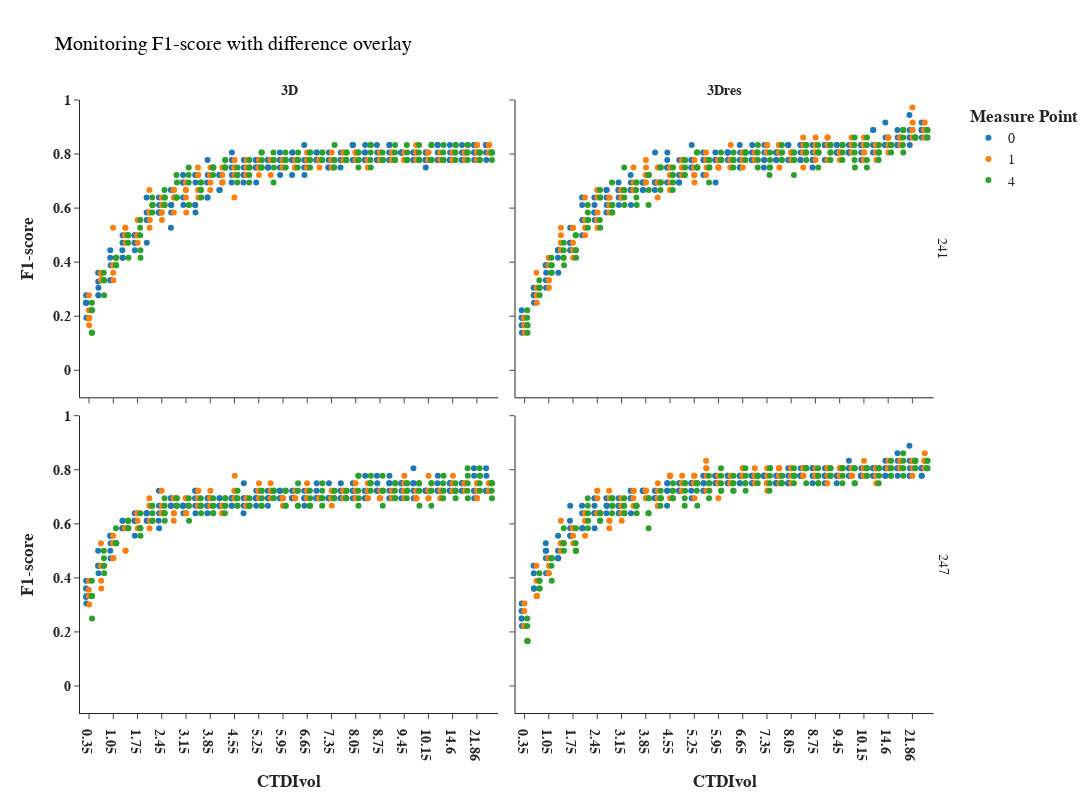

The notebook cell this image was saved under:
### Code cell
# First, create both figures separately
# Create strip plot (from cell 13)
fig_strip = px.strip(lesion_seg_summary_phantom_rep_plot,
             x="CTDIvol", y="F1-score",
             color="measure_point", facet_col="network", facet_row="phantom",
             title="Monitoring F1-score with difference overlay", range_y=[-0.1,1], template="simple_white", 
             hover_data=["precision", "recall","rep"],
             category_orders={"network": ["<b>3D", "<b>3Dres"]})






# Update layout
fig_strip.update_xaxes(title_text="<b>CTDIvol", row=1)
fig_strip.update_yaxes(title_text="<b>F1-score", col=1)
fig_strip.update_xaxes(tickprefix="<b>", ticksuffix="</b>")
fig_strip.update_yaxes(tickprefix="<b>", ticksuffix="</b>")

fig_strip.update_layout(
    font_family="Arial",
    font_size=14,
    title_font_family="Arial",
    title_font_color="black",
    height=800,  # Increased height to accommodate both visualizations
    width=1100,
    legend_title="<b>Measure Point</b>",
    barmode="group"
)

# Update annotations
fig_strip.for_each_annotation(lambda a: a.update(text=a.text.split("=")[1]))

fig_strip.show()
# Save the figure as an html file
fig_strip.write_html(os.path.join(output_dir, "lesion_segmentation_summary_canon_phantom.html"))

### Figure 1 — Plotly figure (JSON) as saved in the notebook; plotly's stock layout.template omitted (floating-point values rounded to 4 significant figures; data arrays with more than 128 entries replaced by an {"elided": "..."} marker saying what was removed)
{"data": [{"alignmentgroup": "True", "boxpoints": "all", "customdata": {"elided": "170x3 float values"}, "fillcolor": "rgba(255,255,255,0)", "hoveron": "points", "hovertemplate": "measure_point=0<br>phantom=241<br>network=<b>3D<br>CTDIvol=%{x}<br>F1-score=%{y}<br>precision=%{customdata[0]}<br>recall=%{customdata[1]}<br>rep=%{customdata[2]}<extra></extra>", "legendgroup": "0", "line": {"color": "rgba(255,255,255,0)"}, "marker": {"color": "#1F77B4"}, "name": "0", "offsetgroup": "0", "orientation": "v", "pointpos": 0, "showlegend": true, "type": "box", "x": {"elided": "170 str values"}, "x0": " ", "xaxis": "x3", "y": {"elided": "170 float values"}, "y0": " ", "yaxis": "y3"}, {"alignmentgroup": "True", "boxpoints": "all", "customdata": {"elided": "170x3 float values"}, "fillcolor": "rgba(255,255,255,0)", "hoveron": "points", "hovertemplate": "measure_point=0<br>phantom=247<br>network=<b>3D<br>CTDIvol=%{x}<br>F1-score=%{y}<br>precision=%{customdata[0]}<br>recall=%{customdata[1]}<br>rep=%{customdata[2]}<extra></extra>", "legendgroup": "0", "line": {"color": "rgba(255,255,255,0)"}, "marker": {"color": "#1F77B4"}, "name": "0", "offsetgroup": "0", "orientation": "v", "pointpos": 0, "showlegend": false, "type": "box", "x": {"elided": "170 str values"}, "x0": " ", "xaxis": "x", "y": {"elided": "170 float values"}, "y0": " ", "yaxis": "y"}, {"alignmentgroup": "True", "boxpoints": "all", "customdata": {"elided": "169x3 float values"}, "fillcolor": "rgba(255,255,255,0)", "hoveron": "points", "hovertemplate": "measure_point=1<br>phantom=241<br>network=<b>3D<br>CTDIvol=%{x}<br>F1-score=%{y}<br>precision=%{customdata[0]}<br>recall=%{customdata[1]}<br>rep=%{customdata[2]}<extra></extra>", "legendgroup": "1", "line": {"color": "rgba(255,255,255,0)"}, "marker": {"color": "#FF7F0E"}, "name": "1", "offsetgroup": "1", "orientation": "v", "pointpos": 0, "showlegend": true, "type": "box", "x": {"elided": "169 str values"}, "x0": " ", "xaxis": "x3", "y": {"elided": "169 float values"}, "y0": " ", "yaxis": "y3"}, {"alignmentgroup": "True", "boxpoints": "all", "customdata": {"elided": "169x3 float values"}, "fillcolor": "rgba(255,255,255,0)", "hoveron": "points", "hovertemplate": "measure_point=1<br>phantom=247<br>network=<b>3D<br>CTDIvol=%{x}<br>F1-score=%{y}<br>precision=%{customdata[0]}<br>recall=%{customdata[1]}<br>rep=%{customdata[2]}<extra></extra>", "legendgroup": "1", "line": {"color": "rgba(255,255,255,0)"}, "marker": {"color": "#FF7F0E"}, "name": "1", "offsetgroup": "1", "orientation": "v", "pointpos": 0, "showlegend": false, "type": "box", "x": {"elided": "169 str values"}, "x0": " ", "xaxis": "x", "y": {"elided": "169 float values"}, "y0": " ", "yaxis": "y"}, {"alignmentgroup": "True", "boxpoints": "all", "customdata": {"elided": "170x3 float values"}, "fillcolor": "rgba(255,255,255,0)", "hoveron": "points", "hovertemplate": "measure_point=4<br>phantom=241<br>network=<b>3D<br>CTDIvol=%{x}<br>F1-score=%{y}<br>precision=%{customdata[0]}<br>recall=%{customdata[1]}<br>rep=%{customdata[2]}<extra></extra>", "legendgroup": "4", "line": {"color": "rgba(255,255,255,0)"}, "marker": {"color": "#2CA02C"}, "name": "4", "offsetgroup": "4", "orientation": "v", "pointpos": 0, "showlegend": true, "type": "box", "x": {"elided": "170 str values"}, "x0": " ", "xaxis": "x3", "y": {"elided": "170 float values"}, "y0": " ", "yaxis": "y3"}, {"alignmentgroup": "True", "boxpoints": "all", "customdata": {"elided": "170x3 float values"}, "fillcolor": "rgba(255,255,255,0)", "hoveron": "points", "hovertemplate": "measure_point=4<br>phantom=247<br>network=<b>3D<br>CTDIvol=%{x}<br>F1-score=%{y}<br>precision=%{customdata[0]}<br>recall=%{customdata[1]}<br>rep=%{customdata[2]}<extra></extra>", "legendgroup": "4", "line": {"color": "rgba(255,255,255,0)"}, "marker": {"color": "#2CA02C"}, "name": "4", "offsetgroup": "4", "orientation": "v", "pointpos": 0, "showlegend": false, "type": "box", "x": {"elided": "170 str values"}, "x0": " ", "xaxis": "x", "y": {"elided": "170 float values"}, "y0": " ", "yaxis": "y"}, {"alignmentgroup": "True", "boxpoints": "all", "customdata": {"elided": "170x3 float values"}, "fillcolor": "rgba(255,255,255,0)", "hoveron": "points", "hovertemplate": "measure_point=0<br>phantom=241<br>network=<b>3Dres<br>CTDIvol=%{x}<br>F1-score=%{y}<br>precision=%{customdata[0]}<br>recall=%{customdata[1]}<br>rep=%{customdata[2]}<extra></extra>", "legendgroup": "0", "line": {"color": "rgba(255,255,255,0)"}, "marker": {"color": "#1F77B4"}, "name": "0", "offsetgroup": "0", "orientation": "v", "pointpos": 0, "showlegend": false, "type": "box", "x": {"elided": "170 str values"}, "x0": " ", "xaxis": "x4", "y": {"elided": "170 float values"}, "y0": " ", "yaxis": "y4"}, {"alignmentgroup": "True", "boxpoints": "all", "customdata": {"elided": "170x3 float values"}, "fillcolor": "rgba(255,255,255,0)", "hoveron": "points", "hovertemplate": "measure_point=0<br>phantom=247<br>network=<b>3Dres<br>CTDIvol=%{x}<br>F1-score=%{y}<br>precision=%{customdata[0]}<br>recall=%{customdata[1]}<br>rep=%{customdata[2]}<extra></extra>", "legendgroup": "0", "line": {"color": "rgba(255,255,255,0)"}, "marker": {"color": "#1F77B4"}, "name": "0", "offsetgroup": "0", "orientation": "v", "pointpos": 0, "showlegend": false, "type": "box", "x": {"elided": "170 str values"}, "x0": " ", "xaxis": "x2", "y": {"elided": "170 float values"}, "y0": " ", "yaxis": "y2"}, {"alignmentgroup": "True", "boxpoints": "all", "customdata": {"elided": "169x3 float values"}, "fillcolor": "rgba(255,255,255,0)", "hoveron": "points", "hovertemplate": "measure_point=1<br>phantom=241<br>network=<b>3Dres<br>CTDIvol=%{x}<br>F1-score=%{y}<br>precision=%{customdata[0]}<br>recall=%{customdata[1]}<br>rep=%{customdata[2]}<extra></extra>", "legendgroup": "1", "line": {"color": "rgba(255,255,255,0)"}, "marker": {"color": "#FF7F0E"}, "name": "1", "offsetgroup": "1", "orientation": "v", "pointpos": 0, "showlegend": false, "type": "box", "x": {"elided": "169 str values"}, "x0": " ", "xaxis": "x4", "y": {"elided": "169 float values"}, "y0": " ", "yaxis": "y4"}, {"alignmentgroup": "True", "boxpoints": "all", "customdata": {"elided": "169x3 float values"}, "fillcolor": "rgba(255,255,255,0)", "hoveron": "points", "hovertemplate": "measure_point=1<br>phantom=247<br>network=<b>3Dres<br>CTDIvol=%{x}<br>F1-score=%{y}<br>precision=%{customdata[0]}<br>recall=%{customdata[1]}<br>rep=%{customdata[2]}<extra></extra>", "legendgroup": "1", "line": {"color": "rgba(255,255,255,0)"}, "marker": {"color": "#FF7F0E"}, "name": "1", "offsetgroup": "1", "orientation": "v", "pointpos": 0, "showlegend": false, "type": "box", "x": {"elided": "169 str values"}, "x0": " ", "xaxis": "x2", "y": {"elided": "169 float values"}, "y0": " ", "yaxis": "y2"}, {"alignmentgroup": "True", "boxpoints": "all", "customdata": {"elided": "170x3 float values"}, "fillcolor": "rgba(255,255,255,0)", "hoveron": "points", "hovertemplate": "measure_point=4<br>phantom=241<br>network=<b>3Dres<br>CTDIvol=%{x}<br>F1-score=%{y}<br>precision=%{customdata[0]}<br>recall=%{customdata[1]}<br>rep=%{customdata[2]}<extra></extra>", "legendgroup": "4", "line": {"color": "rgba(255,255,255,0)"}, "marker": {"color": "#2CA02C"}, "name": "4", "offsetgroup": "4", "orientation": "v", "pointpos": 0, "showlegend": false, "type": "box", "x": {"elided": "170 str values"}, "x0": " ", "xaxis": "x4", "y": {"elided": "170 float values"}, "y0": " ", "yaxis": "y4"}, {"alignmentgroup": "True", "boxpoints": "all", "customdata": {"elided": "170x3 float values"}, "fillcolor": "rgba(255,255,255,0)", "hoveron": "points", "hovertemplate": "measure_point=4<br>phantom=247<br>network=<b>3Dres<br>CTDIvol=%{x}<br>F1-score=%{y}<br>precision=%{customdata[0]}<br>recall=%{customdata[1]}<br>rep=%{customdata[2]}<extra></extra>", "legendgroup": "4", "line": {"color": "rgba(255,255,255,0)"}, "marker": {"color": "#2CA02C"}, "name": "4", "offsetgroup": "4", "orientation": "v", "pointpos": 0, "showlegend": false, "type": "box", "x": {"elided": "170 str values"}, "x0": " ", "xaxis": "x2", "y": {"elided": "170 float values"}, "y0": " ", "yaxis": "y2"}], "layout": {"annotations": [{"font": {}, "showarrow": false, "text": "<b>3D", "x": 0.24, "xanchor": "center", "xref": "paper", "y": 1, "yanchor": "bottom", "yref": "paper"}, {"font": {}, "showarrow": false, "text": "<b>3Dres", "x": 0.74, "xanchor": "center", "xref": "paper", "y": 1, "yanchor": "bottom", "yref": "paper"}, {"font": {}, "showarrow": false, "text": "247", "textangle": 90, "x": 0.98, "xanchor": "left", "xref": "paper", "y": 0.2425, "yanchor": "middle", "yref": "paper"}, {"font": {}, "showarrow": false, "text": "241", "textangle": 90, "x": 0.98, "xanchor": "left", "xref": "paper", "y": 0.7575, "yanchor": "middle", "yref": "paper"}], "barmode": "group", "boxmode": "group", "font": {"family": "Arial", "size": 14}, "height": 800, "legend": {"title": {"text": "<b>Measure Point</b>"}, "tracegroupgap": 0}, "title": {"font": {"color": "black", "family": "Arial"}, "text": "Monitoring F1-score with difference overlay"}, "width": 1100, "xaxis": {"anchor": "y", "domain": [0, 0.48], "tickprefix": "<b>", "ticksuffix": "</b>", "title": {"text": "<b>CTDIvol"}}, "xaxis2": {"anchor": "y2", "domain": [0.5, 0.98], "matches": "x", "tickprefix": "<b>", "ticksuffix": "</b>", "title": {"text": "<b>CTDIvol"}}, "xaxis3": {"anchor": "y3", "domain": [0, 0.48], "matches": "x", "showticklabels": false, "tickprefix": "<b>", "ticksuffix": "</b>"}, "xaxis4": {"anchor": "y4", "domain": [0.5, 0.98], "matches": "x", "showticklabels": false, "tickprefix": "<b>", "ticksuffix": "</b>"}, "yaxis": {"anchor": "x", "domain": [0, 0.485], "range": [-0.1, 1], "tickprefix": "<b>", "ticksuffix": "</b>", "title": {"text": "<b>F1-score"}}, "yaxis2": {"anchor": "x2", "domain": [0, 0.485], "matches": "y", "showticklabels": false, "tickprefix": "<b>", "ticksuffix": "</b>"}, "yaxis3": {"anchor": "x3", "domain": [0.515, 1], "matches": "y", "range": [-0.1, 1], "tickprefix": "<b>", "ticksuffix": "</b>", "title": {"text": "<b>F1-score"}}, "yaxis4": {"anchor": "x4", "domain": [0.515, 1], "matches": "y", "showticklabels": false, "tickprefix": "<b>", "ticksuffix": "</b>"}}}
